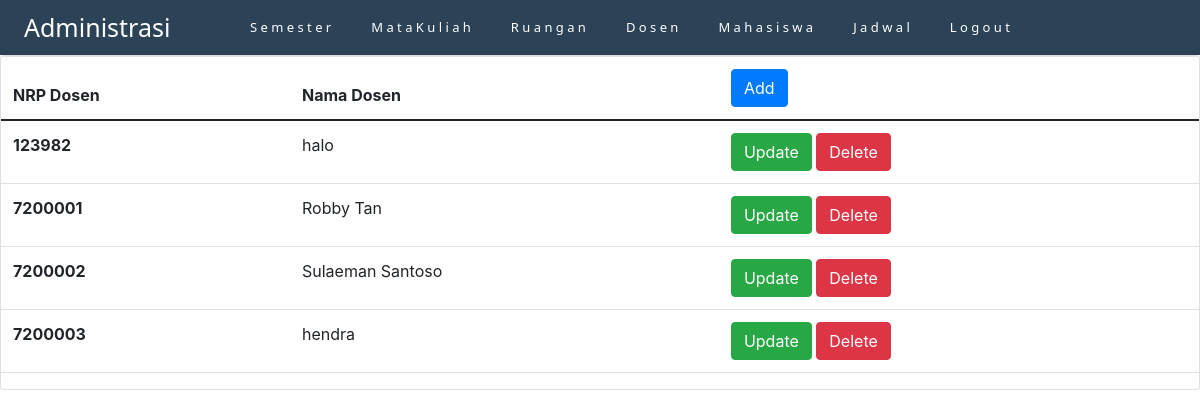
The page /tubes/view/admin-view-dosen.php (signed in) on the database its author committed.
### tables this page shows
CREATE TABLE `dosen` (
  `nrp_dosen` int(11) NOT NULL,
  `nama_dosen` varchar(100) DEFAULT NULL
);

### tubes/view/admin-view-dosen.php (the view, shortened to what this page needs)
<?php
include_once "../connection.php";
?>
<!doctype html>
<html lang="en">
  <head>
    <link href="https://cdn.jsdelivr.net/npm/bootstrap@5.0.2/dist/css/bootstrap.min.css" rel="stylesheet">
    <link rel="stylesheet" href="https://cdn.jsdelivr.net/npm/bootstrap@4.0.0/dist/css/bootstrap.min.css">
  </head>
  <body>
  <nav class="navbar navbar-custom">
        <a class="navbar-brand" href="#">Administrasi</a>
        <button class="navbar-toggler" type="button" data-toggle="collapse" data-target="#navbarNavAltMarkup" aria-controls="navbarNavAltMarkup" aria-expanded="false" aria-label="Toggle navigation">
          <span class="navbar-toggler-icon"></span>
        </button>
        <ul class="nav">
        <li class="nav-item">
    <a class="nav-link active" href="../view/admin-view.php">S e m e s t e r</a>
  </li>
  <li class="nav-item">
    <a class="nav-link " href=""></a>
  </li>
  <li class="nav-item">
    <a class="nav-link active" href="../view/admin-view-matkul.php">M a t a K u l i a h</a>
  </li>
  <li class="nav-item">
    <a class="nav-link " href=""></a>
  </li>
    <li class="nav-item">
    <a class="nav-link active" href="../view/admin-view-ruangan.php">R u a n g a n</a>
  </li>
  <li class="nav-item">
    <a class="nav-link " href=""></a>
  </li>
    <li class="nav-item">
    <a class="nav-link active" href="../view/admin-view-dosen.php">D o s e n</a>
  </li>
  <li class="nav-item">
    <a class="nav-link " href=""></a>
  </li>
    <li class="nav-item">
    <a class="nav-link active" href="../view/admin-view-mahasiswa.php">M a h a s i s w a</a>
  </li>
  <li class="nav-item">
    <a class="nav-link " href=""></a>
  </li>
  <li class="nav-item">
    <a class="nav-link" href="../view/admin-view-jadwal.php">J a d w a l</a>
  </li>
  <li class="nav-item">
    <a class="nav-link " href=""></a>
  </li>
  <li class="nav-item">
    <a class="nav-link" href="../user/logout.php">L o g  o u t</a>
  </li>
</ul>
      </nav>
    <div class="card">
  <table class="table">
    <thead>
      <tr>
        <th>NRP Dosen</th>
        <th>Nama Dosen</th>
        <th><a class='btn btn-primary' href='../admin_function/admin-add-dosen.php'>Add</a></th>
      </tr>
    </thead>
    <tbody>
      <?php
        $sql = "select * from dosen";
        $result = $con->query($sql);
        while($row=$result->fetch_assoc()){
          echo "
      <tr>
        <th>$row[nrp_dosen]</th>
        <td>$row[nama_dosen]</td>
        <td>
        <a class='btn btn-success' href='../admin_function/admin-update-dosen.php?nrp_dosen=$row[nrp_dosen]'>Update</a>
                  <a class='btn btn-danger' href='?nrp_dosen=$row[nrp_dosen]'onClick=\"return confirm('Do you want to Delete this data ?');\"'>Delete</a>
                </td>
      </tr>
      ";
        }
      ?>
    </tbody>
  </table>
      </div>
  </body>
</html>

### tubes/view/admin-view-dosen.php (style rules this page uses)
.navbar-custom { background-color: #2B4257 ; height: 55px; }
.navbar-brand { color:white; position: absolute; left: 2%; font-family: system-ui; font-size: 25px; }
.nav { position: absolute; left: 20%; }
.nav-link { color: white; font-size: small; font-family: system-ui; padding: 10px; }
body { background-color: white; }

### rows shown on the page
dosen: nrp_dosen "123982", nama_dosen "halo"
dosen: nrp_dosen "7200001", nama_dosen "Robby Tan"
dosen: nrp_dosen "7200002", nama_dosen "Sulaeman Santoso"
dosen: nrp_dosen "7200003", nama_dosen "hendra"
